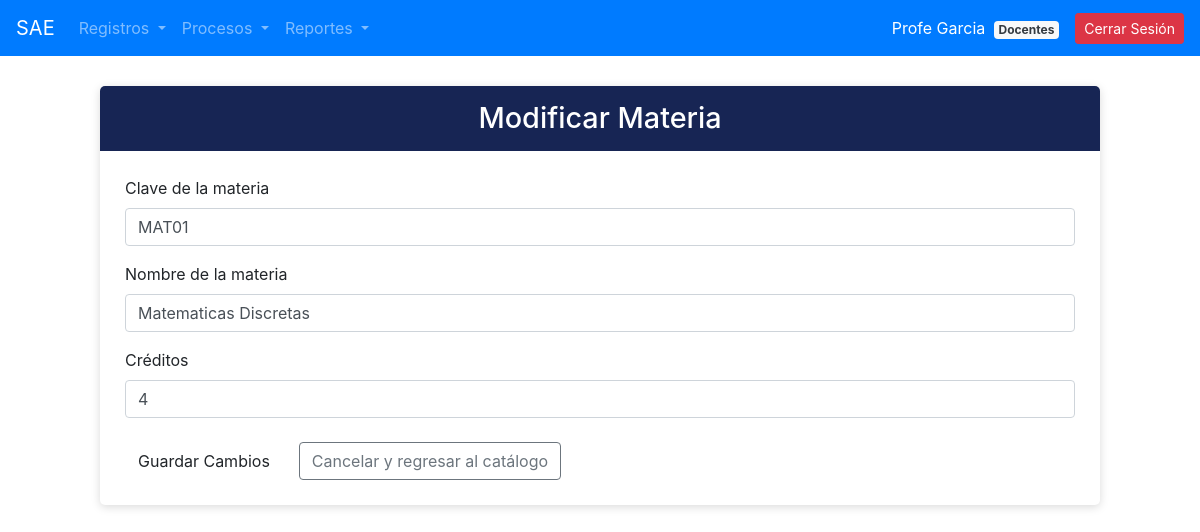
/modificacion/modif_materia.php?idmat=1 (signed in), run on the app's committed database.
### tables this page shows
CREATE TABLE `materias` (
  `idmat` int(11) NOT NULL,
  `clave_mat` varchar(50) NOT NULL,
  `nombre_mat` varchar(150) NOT NULL,
  `creditos` int(11) NOT NULL,
  `estatus_mat` varchar(10) DEFAULT 'ALTA'
);

### modificacion/modif_materia.php (the view, shortened to what this page needs)
<?php
include_once("../conexion.php");
$materia = null;
if (isset($_GET['idmat'])) {
    $idmat = intval($_GET['idmat']);
    $sql = "SELECT * FROM materias WHERE idmat = ?";
    $stmt = $conexion->prepare($sql);
    $stmt->bind_param("i", $idmat);
    $stmt->execute();
    $res = $stmt->get_result();
    $materia = $res->fetch_assoc();
}
?>
<!DOCTYPE html>
<html lang="es">
<head>
    <link href="https://cdn.jsdelivr.net/npm/bootstrap@5.3.3/dist/css/bootstrap.min.css" rel="stylesheet">
    <link rel="stylesheet" href="https://cdn.jsdelivr.net/npm/bootstrap-icons@1.11.3/font/bootstrap-icons.min.css">
</head>
<body>
<?php include_once("../navegacion/nav.php"); ?>
<div class="container">
    <div class="formulario">
        <div class="titulo">
            <h2>Modificar Materia</h2>
        </div>
        <div class="contenido">
            <?php if ($materia): ?>
            <form method="post" action="modif_materia.php">
                <div class="mb-3">
                    <label class="form-label">Clave de la materia</label>
                    <input type="text" name="clave_mat" class="form-control" value="<?php echo htmlspecialchars($materia['clave_mat']); ?>" required>
                </div>
                <div class="mb-3">
                    <label class="form-label">Nombre de la materia</label>
                    <input type="text" name="nombre_mat" class="form-control" value="<?php echo htmlspecialchars($materia['nombre_mat']); ?>" required>
                </div>
                <div class="mb-3">
                    <label class="form-label">Créditos</label>
                    <input type="number" name="creditos" class="form-control" value="<?php echo htmlspecialchars($materia['creditos']); ?>" required>
                </div>
                <div class="d-flex align-items-center gap-3 mt-4">
                    <button type="submit" class="btn btn-sae">Guardar Cambios</button>
                    <a href="../crude/crude_materias.php" class="btn btn-outline-secondary">Cancelar y regresar al catálogo</a>
                </div>
            </form>
            <?php else: ?>
                <div class="alert alert-warning">No se encontró la información de la materia.</div>
                <a href="../crude/crude_materias.php" class="btn btn-secondary">Regresar al catálogo</a>
            <?php endif; ?>
        </div>
    </div>
</div>
</body>
</html>

### modificacion/modif_materia.php (style rules this page uses)
body { background-color: #f3f1f4; }
.formulario { background-color: white; max-width: 1000px; margin: 30px auto; border-radius: 5px; box-shadow: 0 2px 10px rgba(0,0,0,0.15); overflow: hidden; }
.titulo { background-color: #172554; color: white; padding: 15px; text-align: center; }
.titulo h2 { margin: 0; font-size: 1.8rem; }
.contenido { padding: 25px; }
.btn-sae { background-color: #9f1239; color: white; border: none; padding: 8px 16px; border-radius: 4px; }

### data on the page
materias: clave_mat "MAT01", nombre_mat "Matematicas Discretas", creditos "4"

### other printed values
$_SESSION['nombre_usuario'] "Profe Garcia"
$_SESSION['nombre_puesto'] "Docentes"
